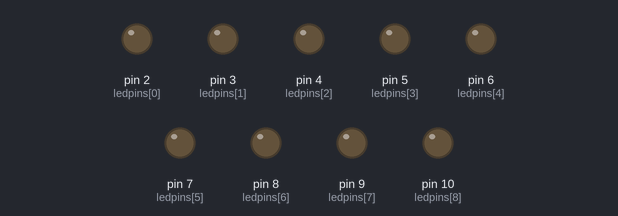
A sketch run on a simulated Arduino Uno, built with avr-gcc and run on an emulated ATmega328P. Shown: output pins drawn as LEDs (lit = HIGH).

Above: at 0.1 s.
At 3.1 s:
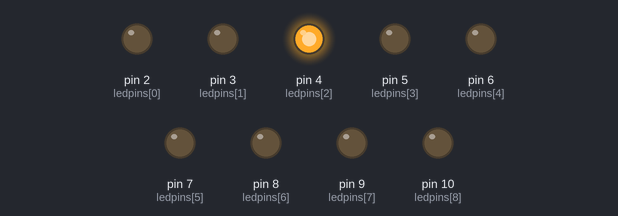
At 7.1 s:
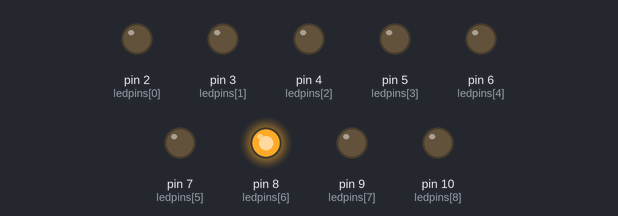
At 13.1 s:
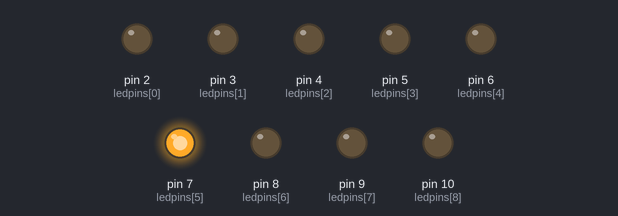
At 26.1 s:
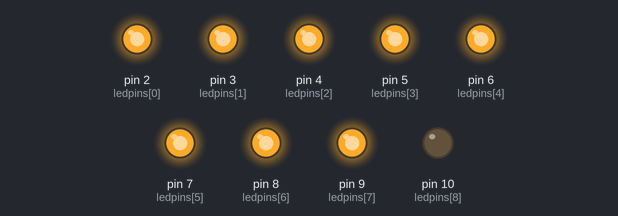
At 39.1 s:
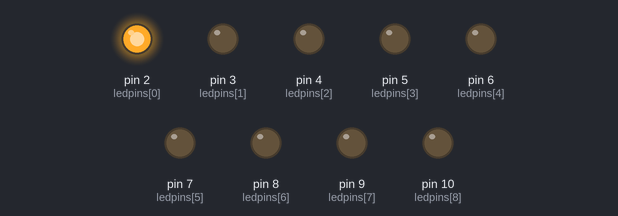
Timing chart, 0 to 40.0 s (numbered marks = the images above):
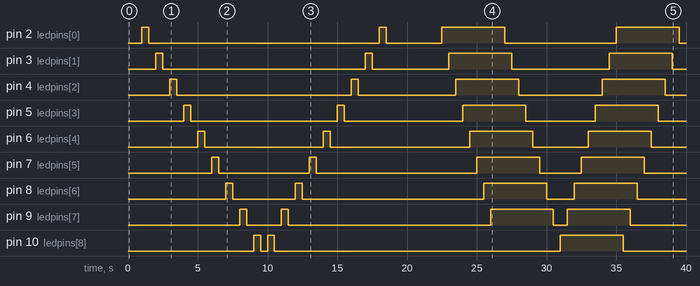

The sketch:

CHASABLE_LEDS.ino
```cpp
int ledpins[]={2,3,4,5,6,7,8,9,10};
int longdelay=2000;
int shortdelay=500;
void setup() {
  // put your setup code here, to run once:
for (int leds=0; leds<9;leds++){
 pinMode(ledpins[leds],OUTPUT);

}
}

void loop() {
  // put your main code here, to run repeatedly:

  //first patterm
for(int thisled=1; thisled<=10; thisled++)
{
digitalWrite(thisled,HIGH);
delay(shortdelay);
digitalWrite(thisled,LOW);
delay(shortdelay);
}
for(int thisled=10; thisled>=1; thisled--)
{
digitalWrite(thisled,HIGH);
delay(shortdelay);
digitalWrite(thisled,LOW);
delay(shortdelay);
}
delay(longdelay);


//second pattern

for(int thisled=1; thisled<10;thisled++){
  digitalWrite(thisled,HIGH);
  delay(shortdelay);
}

for (int thisled=1;thisled<10;thisled++){
  digitalWrite(thisled,LOW);
  delay(shortdelay);
}

for(int thisled=10; thisled>1;thisled--){
  digitalWrite(thisled,HIGH);
  delay(shortdelay);
}

for (int thisled=10; thisled>1; thisled--){
  digitalWrite(thisled,LOW);
  delay(shortdelay);
}
delay(longdelay);

//third pattern
for (int thisled=10; thisled>1; thisled--){
  digitalWrite(thisled,HIGH);
  delay(shortdelay);
}

for (int thisled=10; thisled>1; thisled--){
 digitalWrite(thisled,LOW);
 delay(shortdelay);
}

for (int thisled=1; thisled<10; thisled++){
  digitalWrite(thisled,HIGH);
  delay(shortdelay);

}

for (int thisled=1; thisled<10; thisled++){
  digitalWrite(thisled,LOW);
  delay(shortdelay);
}
delay(longdelay);


}
```

Measured:
- by itself, pin 2 (ledpins[0]): LOW → HIGH at 1.0 s, → LOW 0.50 s later, → HIGH 16.5 s later, → LOW 0.50 s later, … (8 changes in this stretch)
- by itself, pin 3 (ledpins[1]): LOW → HIGH at 2.0 s, → LOW 0.50 s later, → HIGH 14.5 s later, → LOW 0.50 s later, … (8 changes in this stretch)
- by itself, pin 4 (ledpins[2]): LOW → HIGH at 3.0 s, → LOW 0.50 s later, → HIGH 12.5 s later, → LOW 0.50 s later, … (8 changes in this stretch)
- by itself, pin 5 (ledpins[3]): LOW → HIGH at 4.0 s, → LOW 0.50 s later, → HIGH 10.5 s later, → LOW 0.50 s later, … (8 changes in this stretch)
- by itself, pin 6 (ledpins[4]): LOW → HIGH at 5.0 s, → LOW 0.50 s later, → HIGH 8.5 s later, → LOW 0.50 s later, … (8 changes in this stretch)
- by itself, pin 7 (ledpins[5]): LOW → HIGH at 6.0 s, → LOW 0.50 s later, → HIGH 6.5 s later, → LOW 0.50 s later, … (8 changes in this stretch)
- by itself, pin 8 (ledpins[6]): LOW → HIGH at 7.0 s, → LOW 0.50 s later, → HIGH 4.5 s later, → LOW 0.50 s later, … (8 changes in this stretch)
- by itself, pin 9 (ledpins[7]): LOW → HIGH at 8.0 s, → LOW 0.50 s later, → HIGH 2.5 s later, → LOW 0.50 s later, … (8 changes in this stretch)
